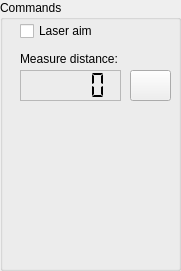
   <widget class="QGroupBox" name="groupBox_2">
    <property name="geometry">
     <rect>
      <x>490</x>
      <y>380</y>
      <width>181</width>
      <height>271</height>
     </rect>
    </property>
    <property name="title">
     <string>Commands</string>
    </property>
    <widget class="QLabel" name="label_6">
     <property name="geometry">
      <rect>
       <x>20</x>
       <y>50</y>
       <width>131</width>
       <height>17</height>
      </rect>
     </property>
     <property name="text">
      <string>Measure distance:</string>
     </property>
    </widget>
    <widget class="QCheckBox" name="laserOn">
     <property name="geometry">
      <rect>
       <x>20</x>
       <y>20</y>
       <width>97</width>
       <height>22</height>
      </rect>
     </property>
     <property name="focusPolicy">
      <enum>Qt::NoFocus</enum>
     </property>
     <property name="text">
      <string>Laser aim</string>
     </property>
    </widget>
    <widget class="QLCDNumber" name="distanceDisplay">
     <property name="geometry">
      <rect>
       <x>20</x>
       <y>70</y>
       <width>101</width>
       <height>31</height>
      </rect>
     </property>
     <property name="toolTip">
      <string>&lt;html&gt;&lt;head/&gt;&lt;body&gt;&lt;p&gt;(centimeters)&lt;/p&gt;&lt;/body&gt;&lt;/html&gt;</string>
     </property>
     <property name="frameShape">
      <enum>QFrame::StyledPanel</enum>
     </property>
     <property name="segmentStyle">
      <enum>QLCDNumber::Flat</enum>
     </property>
    </widget>
    <widget class="QPushButton" name="getDistance">
     <property name="geometry">
      <rect>
       <x>130</x>
       <y>70</y>
       <width>41</width>
       <height>31</height>
      </rect>
     </property>
     <property name="focusPolicy">
      <enum>Qt::NoFocus</enum>
     </property>
     <property name="text">
      <string/>
     </property>
     <property name="icon">
      <iconset resource="../HostApplication.qrc">
       <normaloff>:/HostApplication/ressources/system-software-update.png</normaloff>:/HostApplication/ressources/system-software-update.png</iconset>
     </property>
     <property name="iconSize">
      <size>
       <width>24</width>
       <height>24</height>
      </size>
     </property>
    </widget>
   </widget>
